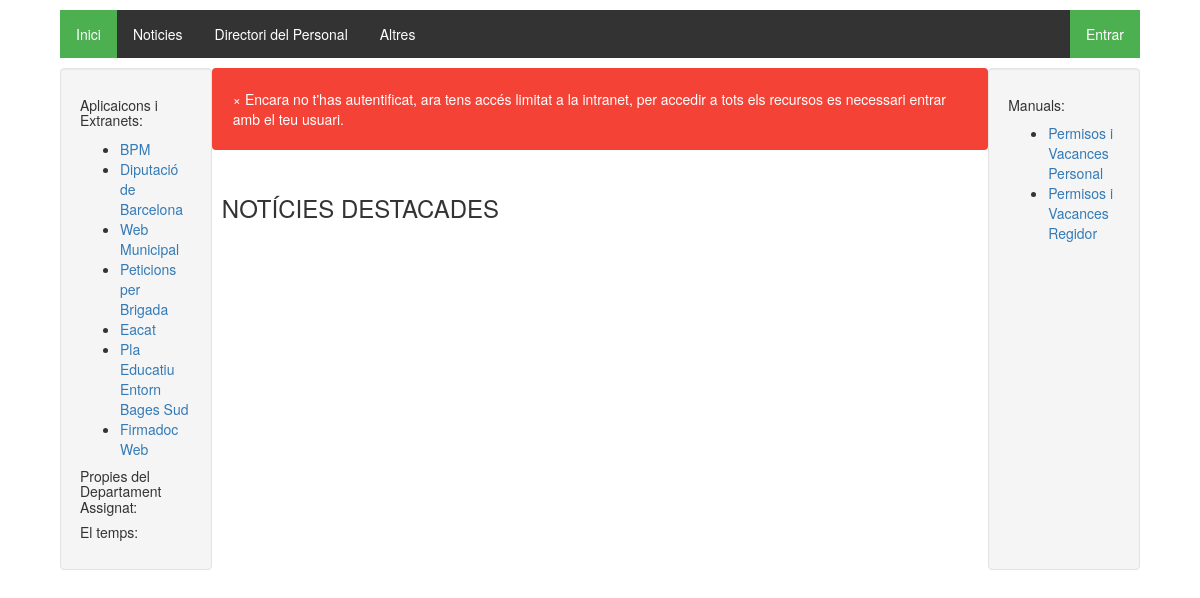
The app's page /intranet/, older data.
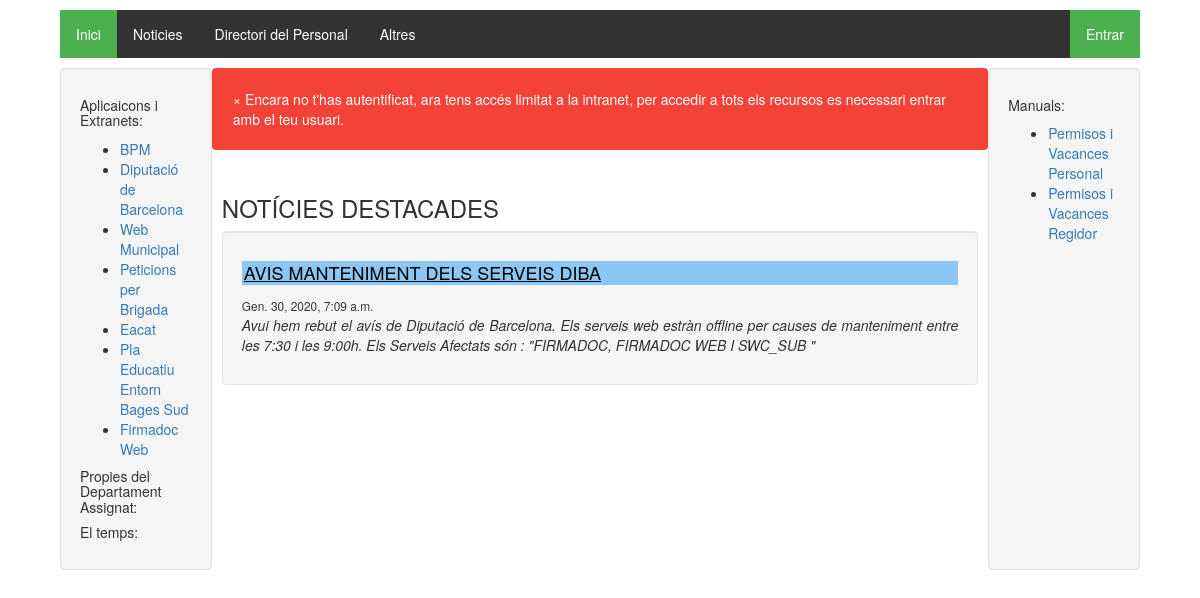
The same page, newer data.
### intranet/models.py (models this page shows, shortened)
class Links(models.Model):
    titol = models.CharField(max_length=100)
    url = models.CharField(max_length=250)
    tipologia = (
        ('privat','privat'),
        ('public','public'),
    )
    tipus = models.CharField(max_length=20, choices=tipologia, default='public')
    areas = models.ManyToManyField(Area)

class Manual(models.Model):
    titol = models.CharField(max_length=100)
    text = models.TextField(null = True, blank=True)
    document = models.FileField(upload_to='manuals', blank=True, null=True)
    creat_en = models.DateTimeField(auto_now_add=True)
    publicat = models.BooleanField(default=False)
    def was_published_recently(self):
        return self.creat_en >= timezone.now() - datetime.timedelta(days=1)
    was_published_recently.admin_order_field = 'creat_en'
    was_published_recently.boolean = True
    was_published_recently.short_description = 'Publicat recentment?'

class Noticia(models.Model):
    titol = models.CharField(max_length=100)
    text = models.TextField(null = True, blank=True)
    document = models.FileField(upload_to='noticies', blank=True, null=True)
    creat_en = models.DateTimeField(auto_now_add=True)
    publicat = models.BooleanField(default=False)
    destacada = models.BooleanField(default=False)
    def was_published_recently(self):
        return self.creat_en >= timezone.now() - datetime.timedelta(days=1)
    was_published_recently.admin_order_field = 'creat_en'
    was_published_recently.boolean = True
    was_published_recently.short_description = 'Publicat recentment?'

### intranet/views.py (the view)
def index(request):
    if request.method =='POST':
        pk = request.POST.get('seleccio')
        user = get_object_or_404(Treballadors, pk=pk)
        request.user = user
        auth.login(request, user)
    noticies = Noticia.objects.all().filter(publicat=True).exclude(destacada=False)
    noticies = {'noticies':noticies}
    manual = getManual()
    context = getMenu(request)
    context.update(manual)
    context.update(noticies)
    return render(request, 'index.html',context)

### intranet/views.py (called while the page is built)
def getManual():
    manuals = Manual.objects.all().filter(publicat=True)
    context = {'manuals':manuals}
    return context

def getMenu(request):
    links_publics = Links.objects.all().filter(tipus='public')
    try:
        if request.user is not None:
            links_privats = Links.objects.all().filter(areas__in = request.user.areas.all()).exclude(tipus='public')
            context =  {'links_publics':links_publics, 'links_privats':links_privats}
        else:
            context = {'links_publics':links_publics}
    except:
        context = {'links_publics':links_publics}
    return context

### intranet/templates/index.html (shortened to what this page needs)
{% extends 'base.html' %}
{% block content %}
<div class="main_block">
  {% if not user.is_authenticated %}
  <div class="alert">
    <span class="closebtn" onclick="this.parentElement.style.display='none';">&times;</span>
     Encara no t'has autentificat, ara tens accés limitat a la intranet, per accedir a tots els recursos es necessari entrar amb el teu usuari.
  </div>
  {% endif %}
  <div class="noticies">
    <div>
      <h3>NOTÍCIES DESTACADES</h3>
      {% for noticia in noticies %}
        <div class="col well">
          <h4 class="titol">{{noticia.titol}}</h4>
          <small class="data">{{noticia.creat_en}}</small>
          <p class="text">{{noticia.text}}</p>
        </div>
      {% endfor %}
    </div>
  </div>
</div>
{% endblock %}

### intranet/templates/base.html (shortened to what this page needs)
<!DOCTYPE html>
{% load static %}
{% load group %}
<html lang="es">
  <head>
    <link rel="stylesheet" href="https://maxcdn.bootstrapcdn.com/bootstrap/3.3.5/css/bootstrap.min.css">
    <link rel="stylesheet" href="https://maxcdn.bootstrapcdn.com/font-awesome/4.4.0/css/font-awesome.min.css">
    <link rel="stylesheet" href="//code.jquery.com/ui/1.12.1/themes/base/jquery-ui.css">
    <link rel="stylesheet" href="{% static 'intranet/css/style.css' %}">
  </head>
  <body>
    <div id="heading">
    </div>
    <div class="main_block">
      <div id="options_block">
        <ul class="menu_options">
          <li><a href="{% url 'indexIntranet' %}" class="active">Inici</a></li>
          <li><a href="{% url 'noticies' %}">Noticies</a></li>
          <li><a href="">Directori del Personal</a></li>
          <li><a href="">Altres</a></li>
          {% if not user.is_authenticated %}
            <li class="menu_options_dreta"><a href="{% url 'login' %}" class="active">Entrar</a></li>
          {% endif %}
        </ul>
      </div>
      <div class="second_block">
          <div class="col-md-2 well">
            <h5>Aplicaicons i Extranets:</h5>
            <ul>
              {% for link in links_publics %}
                <li><a href="{{link.url}}" target="_blank">{{link.titol}}</a></li>
              {% endfor %}
            </ul>
            <h5>Propies del Departament Assignat:</h5>
            <h5>El temps:</h5>
        </div>
        {% block content %}
        {% endblock %}
        <div class="col-md-2 well">
          <h5>Manuals:</h5>
          <ul>
            {% for manual in manuals %}
              <li><a target="_blank" href='/static/documents/upload/{{manual.document}}'>{{ manual.titol }}</a></li>
            {% endfor %}
          </ul>
      </div>
      </div>
    </div>
  </body>
  <html>

Row changes from the older to the newer data that the page shows:
now on this page (row edited): Noticia: titol "AVIS MANTENIMENT DELS SERVEIS DIBA", creat_en "Gen. 30, 2020, 7:09 a.m.", text "Avui hem rebut el avís de Diputació de Barcelona. Els serveis web estràn offline per causes de manteniment entre les 7:30 i les 9:00h. Els Serveis Afectats són : \"FIRMADOC, FIRMADOC WEB I SWC_SUB \""
